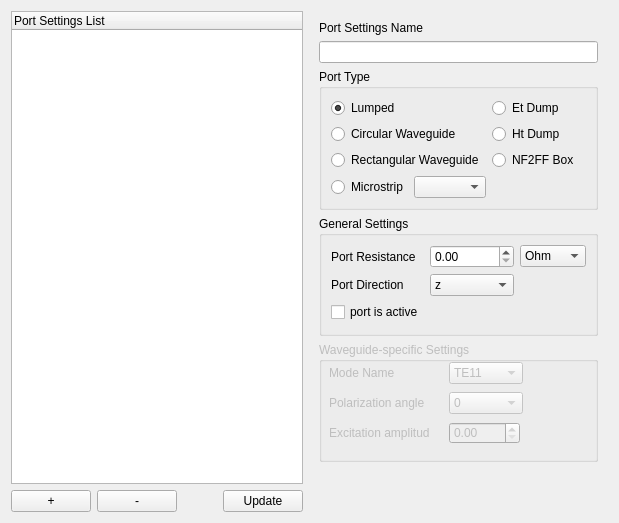
         <widget class="QWidget" name="portSettingsTab">
          <attribute name="title">
           <string>Port Settings</string>
          </attribute>
          <layout class="QHBoxLayout" name="horizontalLayout_21">
           <item>
            <layout class="QVBoxLayout" name="verticalLayout_18">
             <property name="leftMargin">
              <number>0</number>
             </property>
             <property name="topMargin">
              <number>0</number>
             </property>
             <property name="rightMargin">
              <number>0</number>
             </property>
             <property name="bottomMargin">
              <number>0</number>
             </property>
             <item>
              <widget class="QTreeWidget" name="portSettingsTreeView">
               <column>
                <property name="text">
                 <string notr="true">Port Settings List</string>
                </property>
               </column>
              </widget>
             </item>
             <item>
              <layout class="QHBoxLayout" name="horizontalLayout_22">
               <property name="leftMargin">
                <number>0</number>
               </property>
               <property name="topMargin">
                <number>0</number>
               </property>
               <property name="rightMargin">
                <number>0</number>
               </property>
               <property name="bottomMargin">
                <number>0</number>
               </property>
               <item>
                <widget class="QPushButton" name="portSettingsAddButton">
                 <property name="text">
                  <string>+</string>
                 </property>
                </widget>
               </item>
               <item>
                <widget class="QPushButton" name="portSettingsRemoveButton">
                 <property name="text">
                  <string>-</string>
                 </property>
                </widget>
               </item>
               <item>
                <spacer name="horizontalSpacer_16">
                 <property name="orientation">
                  <enum>Qt::Horizontal</enum>
                 </property>
                 <property name="sizeHint" stdset="0">
                  <size>
                   <width>40</width>
                   <height>20</height>
                  </size>
                 </property>
                </spacer>
               </item>
               <item>
                <widget class="QPushButton" name="portSettingsUpdateButton">
                 <property name="text">
                  <string>Update</string>
                 </property>
                </widget>
               </item>
              </layout>
             </item>
            </layout>
           </item>
           <item>
            <layout class="QVBoxLayout" name="verticalLayout_19">
             <property name="leftMargin">
              <number>10</number>
             </property>
             <property name="topMargin">
              <number>10</number>
             </property>
             <property name="rightMargin">
              <number>10</number>
             </property>
             <property name="bottomMargin">
              <number>10</number>
             </property>
             <item>
              <widget class="QLabel" name="label_19">
               <property name="text">
                <string>Port Settings Name</string>
               </property>
              </widget>
             </item>
             <item>
              <widget class="QLineEdit" name="portSettingsNameInput"/>
             </item>
             <item>
              <widget class="QGroupBox" name="groupBox_4">
               <property name="title">
                <string>Port Type</string>
               </property>
               <layout class="QGridLayout" name="gridLayout_11">
                <item row="0" column="0">
                 <widget class="QRadioButton" name="lumpedPortRadioButton">
                  <property name="text">
                   <string>Lumped</string>
                  </property>
                  <property name="checked">
                   <bool>true</bool>
                  </property>
                 </widget>
                </item>
                <item row="1" column="1">
                 <widget class="QRadioButton" name="htDumpPortRadioButton">
                  <property name="sizePolicy">
                   <sizepolicy hsizetype="Minimum" vsizetype="Minimum">
                    <horstretch>0</horstretch>
                    <verstretch>0</verstretch>
                   </sizepolicy>
                  </property>
                  <property name="text">
                   <string>Ht Dump</string>
                  </property>
                 </widget>
                </item>
                <item row="0" column="1">
                 <widget class="QRadioButton" name="etDumpPortRadioButton">
                  <property name="text">
                   <string>Et Dump</string>
                  </property>
                 </widget>
                </item>
                <item row="2" column="1">
                 <widget class="QRadioButton" name="nf2ffBoxPortRadioButton">
                  <property name="sizePolicy">
                   <sizepolicy hsizetype="Minimum" vsizetype="Minimum">
                    <horstretch>0</horstretch>
                    <verstretch>0</verstretch>
                   </sizepolicy>
                  </property>
                  <property name="text">
                   <string>NF2FF Box</string>
                  </property>
                 </widget>
                </item>
                <item row="4" column="0">
                 <layout class="QHBoxLayout" name="horizontalLayout_26">
                  <property name="leftMargin">
                   <number>0</number>
                  </property>
                  <property name="topMargin">
                   <number>0</number>
                  </property>
                  <property name="rightMargin">
                   <number>0</number>
                  </property>
                  <property name="bottomMargin">
                   <number>0</number>
                  </property>
                  <item>
                   <widget class="QRadioButton" name="microstripPortRadioButton">
                    <property name="text">
                     <string>Microstrip</string>
                    </property>
                   </widget>
                  </item>
                  <item>
                   <widget class="QComboBox" name="microstripPortMaterialComboBox"/>
                  </item>
                 </layout>
                </item>
                <item row="1" column="0">
                 <widget class="QRadioButton" name="circularWaveguidePortRadioButton">
                  <property name="text">
                   <string>Circular Waveguide</string>
                  </property>
                 </widget>
                </item>
                <item row="2" column="0">
                 <widget class="QRadioButton" name="rectangularWaveguidePortRadioButton">
                  <property name="text">
                   <string>Rectangular Waveguide</string>
                  </property>
                 </widget>
                </item>
               </layout>
              </widget>
             </item>
             <item>
              <widget class="QGroupBox" name="groupBox_7">
               <property name="sizePolicy">
                <sizepolicy hsizetype="Minimum" vsizetype="Minimum">
                 <horstretch>0</horstretch>
                 <verstretch>0</verstretch>
                </sizepolicy>
               </property>
               <property name="minimumSize">
                <size>
                 <width>200</width>
                 <height>120</height>
                </size>
               </property>
               <property name="title">
                <string>General Settings</string>
               </property>
               <layout class="QGridLayout" name="gridLayout_8">
                <item row="0" column="0">
                 <widget class="QLabel" name="label_27">
                  <property name="text">
                   <string>Port Resistance</string>
                  </property>
                 </widget>
                </item>
                <item row="1" column="0">
                 <widget class="QLabel" name="label_29">
                  <property name="text">
                   <string>Port Direction</string>
                  </property>
                 </widget>
                </item>
                <item row="0" column="2">
                 <widget class="QComboBox" name="portResistanceUnitsInput">
                  <property name="currentText">
                   <string>Ohm</string>
                  </property>
                  <item>
                   <property name="text">
                    <string>Ohm</string>
                   </property>
                  </item>
                  <item>
                   <property name="text">
                    <string>uOhm</string>
                   </property>
                  </item>
                  <item>
                   <property name="text">
                    <string>mOhm</string>
                   </property>
                  </item>
                  <item>
                   <property name="text">
                    <string>kOhm</string>
                   </property>
                  </item>
                  <item>
                   <property name="text">
                    <string>MOhm</string>
                   </property>
                  </item>
                  <item>
                   <property name="text">
                    <string>GOhm</string>
                   </property>
                  </item>
                 </widget>
                </item>
                <item row="0" column="1">
                 <widget class="QDoubleSpinBox" name="portResistanceInput">
                  <property name="maximum">
                   <double>10000000000.000000000000000</double>
                  </property>
                 </widget>
                </item>
                <item row="2" column="0">
                 <widget class="QCheckBox" name="portActive">
                  <property name="text">
                   <string>port is active</string>
                  </property>
                 </widget>
                </item>
                <item row="1" column="1">
                 <widget class="QComboBox" name="portDirectionInput">
                  <property name="currentText">
                   <string>z</string>
                  </property>
                  <item>
                   <property name="text">
                    <string>z</string>
                   </property>
                  </item>
                  <item>
                   <property name="text">
                    <string>x</string>
                   </property>
                  </item>
                  <item>
                   <property name="text">
                    <string>y</string>
                   </property>
                  </item>
                 </widget>
                </item>
               </layout>
              </widget>
             </item>
             <item>
              <layout class="QHBoxLayout" name="horizontalLayout_2">
               <property name="leftMargin">
                <number>0</number>
               </property>
               <property name="topMargin">
                <number>0</number>
               </property>
               <property name="rightMargin">
                <number>0</number>
               </property>
               <property name="bottomMargin">
                <number>0</number>
               </property>
               <item>
                <widget class="QGroupBox" name="waveguideSettingsGroup">
                 <property name="enabled">
                  <bool>false</bool>
                 </property>
                 <property name="sizePolicy">
                  <sizepolicy hsizetype="Minimum" vsizetype="Minimum">
                   <horstretch>0</horstretch>
                   <verstretch>0</verstretch>
                  </sizepolicy>
                 </property>
                 <property name="minimumSize">
                  <size>
                   <width>200</width>
                   <height>120</height>
                  </size>
                 </property>
                 <property name="title">
                  <string>Waveguide-specific Settings</string>
                 </property>
                 <widget class="QComboBox" name="portWaveguidePolarizationAngle">
                  <property name="geometry">
                   <rect>
                    <x>130</x>
                    <y>50</y>
                    <width>74</width>
                    <height>22</height>
                   </rect>
                  </property>
                  <item>
                   <property name="text">
                    <string>0</string>
                   </property>
                  </item>
                  <item>
                   <property name="text">
                    <string>pi/2</string>
                   </property>
                  </item>
                 </widget>
                 <widget class="QComboBox" name="portWaveguideModeName">
                  <property name="geometry">
                   <rect>
                    <x>130</x>
                    <y>20</y>
                    <width>74</width>
                    <height>22</height>
                   </rect>
                  </property>
                  <item>
                   <property name="text">
                    <string>TE11</string>
                   </property>
                  </item>
                  <item>
                   <property name="text">
                    <string>TM21</string>
                   </property>
                  </item>
                 </widget>
                 <widget class="QLabel" name="label_3">
                  <property name="geometry">
                   <rect>
                    <x>10</x>
                    <y>50</y>
                    <width>101</width>
                    <height>21</height>
                   </rect>
                  </property>
                  <property name="text">
                   <string>Polarization angle</string>
                  </property>
                 </widget>
                 <widget class="QLabel" name="label_4">
                  <property name="geometry">
                   <rect>
                    <x>10</x>
                    <y>80</y>
                    <width>101</width>
                    <height>21</height>
                   </rect>
                  </property>
                  <property name="text">
                   <string>Excitation amplitude</string>
                  </property>
                 </widget>
                 <widget class="QLabel" name="label_2">
                  <property name="geometry">
                   <rect>
                    <x>10</x>
                    <y>20</y>
                    <width>101</width>
                    <height>21</height>
                   </rect>
                  </property>
                  <property name="text">
                   <string>Mode Name</string>
                  </property>
                 </widget>
                 <widget class="QDoubleSpinBox" name="portWaveguideExcitationAmplitude">
                  <property name="geometry">
                   <rect>
                    <x>130</x>
                    <y>80</y>
                    <width>71</width>
                    <height>22</height>
                   </rect>
                  </property>
                 </widget>
                </widget>
               </item>
              </layout>
             </item>
             <item>
              <spacer name="verticalSpacer_10">
               <property name="orientation">
                <enum>Qt::Vertical</enum>
               </property>
               <property name="sizeHint" stdset="0">
                <size>
                 <width>20</width>
                 <height>40</height>
                </size>
               </property>
              </spacer>
             </item>
            </layout>
           </item>
          </layout>
         </widget>
